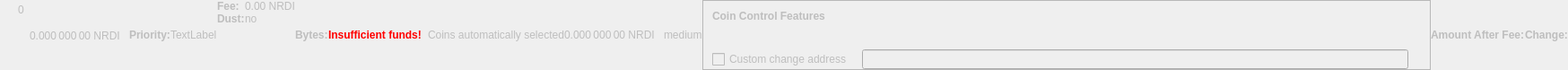
    <widget class="QWidget" name="dummyHideWidget" native="true">
     <property name="enabled">
      <bool>false</bool>
     </property>
     <property name="maximumSize">
      <size>
       <width>100</width>
       <height>22</height>
      </size>
     </property>
     <layout class="QHBoxLayout" name="dummyHideLayout">
      <property name="spacing">
       <number>0</number>
      </property>
      <property name="margin">
       <number>0</number>
      </property>
      <item>
       <layout class="QFormLayout" name="formLayoutCoinControl1">
        <property name="horizontalSpacing">
         <number>10</number>
        </property>
        <property name="verticalSpacing">
         <number>14</number>
        </property>
        <property name="leftMargin">
         <number>10</number>
        </property>
        <property name="topMargin">
         <number>4</number>
        </property>
        <property name="rightMargin">
         <number>6</number>
        </property>
        <item row="0" column="1">
         <widget class="QLabel" name="labelCoinControlBytes">
          <property name="cursor">
           <cursorShape>IBeamCursor</cursorShape>
          </property>
          <property name="contextMenuPolicy">
           <enum>Qt::ActionsContextMenu</enum>
          </property>
          <property name="text">
           <string notr="true">0</string>
          </property>
          <property name="textInteractionFlags">
           <set>Qt::LinksAccessibleByMouse|Qt::TextSelectableByKeyboard|Qt::TextSelectableByMouse</set>
          </property>
         </widget>
        </item>
       </layout>
      </item>
      <item>
       <widget class="QLabel" name="labelCoinControlAfterFee">
        <property name="enabled">
         <bool>false</bool>
        </property>
        <property name="sizePolicy">
         <sizepolicy hsizetype="Fixed" vsizetype="Fixed">
          <horstretch>0</horstretch>
          <verstretch>0</verstretch>
         </sizepolicy>
        </property>
        <property name="minimumSize">
         <size>
          <width>111</width>
          <height>12</height>
         </size>
        </property>
        <property name="maximumSize">
         <size>
          <width>111</width>
          <height>12</height>
         </size>
        </property>
        <property name="cursor">
         <cursorShape>IBeamCursor</cursorShape>
        </property>
        <property name="contextMenuPolicy">
         <enum>Qt::ActionsContextMenu</enum>
        </property>
        <property name="text">
         <string notr="true">0.000 000 00 NRDI</string>
        </property>
        <property name="textInteractionFlags">
         <set>Qt::LinksAccessibleByMouse|Qt::TextSelectableByKeyboard|Qt::TextSelectableByMouse</set>
        </property>
       </widget>
      </item>
      <item>
       <widget class="QLabel" name="labelCoinControlPriorityText">
        <property name="enabled">
         <bool>false</bool>
        </property>
        <property name="font">
         <font>
          <weight>75</weight>
          <bold>true</bold>
         </font>
        </property>
        <property name="text">
         <string>Priority:</string>
        </property>
       </widget>
      </item>
      <item>
       <layout class="QHBoxLayout" name="horizontalLayout">
        <item>
         <widget class="QLabel" name="WarningLabel">
          <property name="text">
           <string>TextLabel</string>
          </property>
         </widget>
        </item>
       </layout>
      </item>
      <item>
       <layout class="QFormLayout" name="formLayoutCoinControl3">
        <property name="horizontalSpacing">
         <number>0</number>
        </property>
        <property name="verticalSpacing">
         <number>0</number>
        </property>
        <property name="leftMargin">
         <number>0</number>
        </property>
        <property name="topMargin">
         <number>0</number>
        </property>
        <property name="rightMargin">
         <number>0</number>
        </property>
        <item row="0" column="0">
         <widget class="QLabel" name="labelCoinControlFeeText">
          <property name="enabled">
           <bool>false</bool>
          </property>
          <property name="font">
           <font>
            <weight>75</weight>
            <bold>true</bold>
           </font>
          </property>
          <property name="text">
           <string>Fee:</string>
          </property>
          <property name="margin">
           <number>0</number>
          </property>
         </widget>
        </item>
        <item row="0" column="1">
         <widget class="QLabel" name="labelCoinControlFee">
          <property name="enabled">
           <bool>false</bool>
          </property>
          <property name="cursor">
           <cursorShape>IBeamCursor</cursorShape>
          </property>
          <property name="contextMenuPolicy">
           <enum>Qt::ActionsContextMenu</enum>
          </property>
          <property name="text">
           <string notr="true">0.00 NRDI</string>
          </property>
          <property name="textInteractionFlags">
           <set>Qt::LinksAccessibleByMouse|Qt::TextSelectableByKeyboard|Qt::TextSelectableByMouse</set>
          </property>
         </widget>
        </item>
        <item row="1" column="0">
         <widget class="QLabel" name="labelCoinControlLowOutputText">
          <property name="enabled">
           <bool>false</bool>
          </property>
          <property name="font">
           <font>
            <weight>75</weight>
            <bold>true</bold>
           </font>
          </property>
          <property name="text">
           <string>Dust:</string>
          </property>
         </widget>
        </item>
        <item row="1" column="1">
         <widget class="QLabel" name="labelCoinControlLowOutput">
          <property name="enabled">
           <bool>false</bool>
          </property>
          <property name="cursor">
           <cursorShape>IBeamCursor</cursorShape>
          </property>
          <property name="contextMenuPolicy">
           <enum>Qt::ActionsContextMenu</enum>
          </property>
          <property name="text">
           <string>no</string>
          </property>
          <property name="textInteractionFlags">
           <set>Qt::LinksAccessibleByMouse|Qt::TextSelectableByKeyboard|Qt::TextSelectableByMouse</set>
          </property>
         </widget>
        </item>
       </layout>
      </item>
      <item>
       <widget class="QLabel" name="labelCoinControlBytesText">
        <property name="enabled">
         <bool>false</bool>
        </property>
        <property name="font">
         <font>
          <weight>75</weight>
          <bold>true</bold>
         </font>
        </property>
        <property name="text">
         <string>Bytes:</string>
        </property>
       </widget>
      </item>
      <item>
       <layout class="QFormLayout" name="formLayoutCoinControl2">
        <property name="horizontalSpacing">
         <number>0</number>
        </property>
        <property name="verticalSpacing">
         <number>0</number>
        </property>
        <property name="leftMargin">
         <number>0</number>
        </property>
        <property name="topMargin">
         <number>0</number>
        </property>
        <property name="rightMargin">
         <number>0</number>
        </property>
       </layout>
      </item>
      <item>
       <layout class="QHBoxLayout" name="horizontalLayoutCoinControl2">
        <property name="spacing">
         <number>0</number>
        </property>
        <property name="bottomMargin">
         <number>0</number>
        </property>
       </layout>
      </item>
      <item>
       <widget class="QLabel" name="labelCoinControlInsuffFunds">
        <property name="enabled">
         <bool>false</bool>
        </property>
        <property name="minimumSize">
         <size>
          <width>0</width>
          <height>0</height>
         </size>
        </property>
        <property name="font">
         <font>
          <weight>75</weight>
          <bold>true</bold>
         </font>
        </property>
        <property name="styleSheet">
         <string notr="true">color:red;font-weight:bold;</string>
        </property>
        <property name="text">
         <string>Insufficient funds!</string>
        </property>
        <property name="margin">
         <number>5</number>
        </property>
       </widget>
      </item>
      <item>
       <layout class="QFormLayout" name="formLayoutCoinControl4">
        <property name="horizontalSpacing">
         <number>0</number>
        </property>
        <property name="verticalSpacing">
         <number>0</number>
        </property>
        <property name="leftMargin">
         <number>0</number>
        </property>
        <property name="topMargin">
         <number>0</number>
        </property>
        <property name="rightMargin">
         <number>0</number>
        </property>
       </layout>
      </item>
      <item>
       <widget class="QLabel" name="labelCoinControlChangeLabel">
        <property name="enabled">
         <bool>false</bool>
        </property>
        <property name="sizePolicy">
         <sizepolicy hsizetype="Preferred" vsizetype="Expanding">
          <horstretch>0</horstretch>
          <verstretch>0</verstretch>
         </sizepolicy>
        </property>
        <property name="minimumSize">
         <size>
          <width>0</width>
          <height>0</height>
         </size>
        </property>
        <property name="text">
         <string/>
        </property>
        <property name="margin">
         <number>3</number>
        </property>
       </widget>
      </item>
      <item>
       <widget class="QLabel" name="labelCoinControlAutomaticallySelected">
        <property name="enabled">
         <bool>false</bool>
        </property>
        <property name="sizePolicy">
         <sizepolicy hsizetype="Fixed" vsizetype="Fixed">
          <horstretch>0</horstretch>
          <verstretch>0</verstretch>
         </sizepolicy>
        </property>
        <property name="minimumSize">
         <size>
          <width>0</width>
          <height>0</height>
         </size>
        </property>
        <property name="maximumSize">
         <size>
          <width>240</width>
          <height>16777215</height>
         </size>
        </property>
        <property name="text">
         <string>Coins automatically selected</string>
        </property>
        <property name="margin">
         <number>5</number>
        </property>
       </widget>
      </item>
      <item>
       <widget class="QLabel" name="labelCoinControlChange">
        <property name="enabled">
         <bool>false</bool>
        </property>
        <property name="sizePolicy">
         <sizepolicy hsizetype="Fixed" vsizetype="Fixed">
          <horstretch>0</horstretch>
          <verstretch>0</verstretch>
         </sizepolicy>
        </property>
        <property name="minimumSize">
         <size>
          <width>111</width>
          <height>0</height>
         </size>
        </property>
        <property name="maximumSize">
         <size>
          <width>111</width>
          <height>16777215</height>
         </size>
        </property>
        <property name="cursor">
         <cursorShape>IBeamCursor</cursorShape>
        </property>
        <property name="contextMenuPolicy">
         <enum>Qt::ActionsContextMenu</enum>
        </property>
        <property name="text">
         <string notr="true">0.000 000 00 NRDI</string>
        </property>
        <property name="textInteractionFlags">
         <set>Qt::LinksAccessibleByMouse|Qt::TextSelectableByKeyboard|Qt::TextSelectableByMouse</set>
        </property>
       </widget>
      </item>
      <item>
       <widget class="QLabel" name="labelCoinControlPriority">
        <property name="enabled">
         <bool>false</bool>
        </property>
        <property name="cursor">
         <cursorShape>IBeamCursor</cursorShape>
        </property>
        <property name="contextMenuPolicy">
         <enum>Qt::ActionsContextMenu</enum>
        </property>
        <property name="text">
         <string>medium</string>
        </property>
        <property name="textInteractionFlags">
         <set>Qt::LinksAccessibleByMouse|Qt::TextSelectableByKeyboard|Qt::TextSelectableByMouse</set>
        </property>
       </widget>
      </item>
      <item>
       <widget class="QFrame" name="frameCoinControl">
        <property name="sizePolicy">
         <sizepolicy hsizetype="Expanding" vsizetype="Expanding">
          <horstretch>0</horstretch>
          <verstretch>0</verstretch>
         </sizepolicy>
        </property>
        <property name="maximumSize">
         <size>
          <width>16777215</width>
          <height>16777215</height>
         </size>
        </property>
        <property name="frameShape">
         <enum>QFrame::StyledPanel</enum>
        </property>
        <property name="frameShadow">
         <enum>QFrame::Sunken</enum>
        </property>
        <layout class="QVBoxLayout" name="verticalLayoutCoinControl2_2">
         <property name="spacing">
          <number>0</number>
         </property>
         <property name="margin">
          <number>0</number>
         </property>
         <item>
          <layout class="QVBoxLayout" name="verticalLayoutCoinControl" stretch="0,0,0,1">
           <property name="spacing">
            <number>0</number>
           </property>
           <property name="leftMargin">
            <number>10</number>
           </property>
           <property name="topMargin">
            <number>10</number>
           </property>
           <item>
            <layout class="QHBoxLayout" name="horizontalLayoutCoinControl1">
             <property name="bottomMargin">
              <number>15</number>
             </property>
             <item>
              <widget class="QLabel" name="labelCoinControlFeatures">
               <property name="enabled">
                <bool>false</bool>
               </property>
               <property name="sizePolicy">
                <sizepolicy hsizetype="Preferred" vsizetype="Maximum">
                 <horstretch>0</horstretch>
                 <verstretch>0</verstretch>
                </sizepolicy>
               </property>
               <property name="font">
                <font>
                 <weight>75</weight>
                 <bold>true</bold>
                </font>
               </property>
               <property name="styleSheet">
                <string notr="true">font-weight:bold;</string>
               </property>
               <property name="text">
                <string>Coin Control Features</string>
               </property>
              </widget>
             </item>
            </layout>
           </item>
           <item>
            <widget class="QWidget" name="widgetCoinControl" native="true">
             <property name="sizePolicy">
              <sizepolicy hsizetype="Preferred" vsizetype="Preferred">
               <horstretch>0</horstretch>
               <verstretch>0</verstretch>
              </sizepolicy>
             </property>
             <property name="minimumSize">
              <size>
               <width>0</width>
               <height>0</height>
              </size>
             </property>
             <property name="styleSheet">
              <string notr="true"/>
             </property>
             <layout class="QHBoxLayout" name="horizontalLayoutCoinControl5_2">
              <property name="margin">
               <number>0</number>
              </property>
              <item>
               <layout class="QHBoxLayout" name="horizontalLayoutCoinControl3">
                <property name="spacing">
                 <number>20</number>
                </property>
                <property name="topMargin">
                 <number>0</number>
                </property>
                <property name="bottomMargin">
                 <number>10</number>
                </property>
               </layout>
              </item>
             </layout>
            </widget>
           </item>
           <item>
            <layout class="QHBoxLayout" name="horizontalLayoutCoinControl4" stretch="0,0,0">
             <property name="spacing">
              <number>12</number>
             </property>
             <property name="sizeConstraint">
              <enum>QLayout::SetDefaultConstraint</enum>
             </property>
             <property name="topMargin">
              <number>5</number>
             </property>
             <property name="rightMargin">
              <number>5</number>
             </property>
             <item>
              <widget class="QCheckBox" name="checkBoxCoinControlChange">
               <property name="enabled">
                <bool>false</bool>
               </property>
               <property name="toolTip">
                <string>If this is activated, but the change address is empty or invalid, change will be sent to a newly generated address.</string>
               </property>
               <property name="text">
                <string>Custom change address</string>
               </property>
              </widget>
             </item>
             <item>
              <widget class="QValidatedLineEdit" name="lineEditCoinControlChange">
               <property name="enabled">
                <bool>false</bool>
               </property>
               <property name="sizePolicy">
                <sizepolicy hsizetype="Expanding" vsizetype="Fixed">
                 <horstretch>0</horstretch>
                 <verstretch>0</verstretch>
                </sizepolicy>
               </property>
              </widget>
             </item>
             <item>
              <widget class="QLabel" name="labelCoinControlChangeLabel_2">
               <property name="sizePolicy">
                <sizepolicy hsizetype="Preferred" vsizetype="Expanding">
                 <horstretch>0</horstretch>
                 <verstretch>0</verstretch>
                </sizepolicy>
               </property>
               <property name="minimumSize">
                <size>
                 <width>0</width>
                 <height>0</height>
                </size>
               </property>
               <property name="text">
                <string/>
               </property>
               <property name="margin">
                <number>3</number>
               </property>
              </widget>
             </item>
            </layout>
           </item>
           <item>
            <spacer name="verticalSpacerCoinControl">
             <property name="orientation">
              <enum>Qt::Vertical</enum>
             </property>
             <property name="sizeHint" stdset="0">
              <size>
               <width>800</width>
               <height>1</height>
              </size>
             </property>
            </spacer>
           </item>
          </layout>
         </item>
        </layout>
       </widget>
      </item>
      <item>
       <widget class="QLabel" name="labelCoinControlAfterFeeText">
        <property name="enabled">
         <bool>false</bool>
        </property>
        <property name="minimumSize">
         <size>
          <width>0</width>
          <height>0</height>
         </size>
        </property>
        <property name="maximumSize">
         <size>
          <width>16777215</width>
          <height>16777215</height>
         </size>
        </property>
        <property name="font">
         <font>
          <weight>75</weight>
          <bold>true</bold>
         </font>
        </property>
        <property name="text">
         <string>Amount After Fee:</string>
        </property>
        <property name="alignment">
         <set>Qt::AlignLeading|Qt::AlignLeft|Qt::AlignVCenter</set>
        </property>
        <property name="margin">
         <number>0</number>
        </property>
       </widget>
      </item>
      <item>
       <widget class="QLabel" name="labelCoinControlChangeText">
        <property name="enabled">
         <bool>false</bool>
        </property>
        <property name="sizePolicy">
         <sizepolicy hsizetype="Preferred" vsizetype="Preferred">
          <horstretch>0</horstretch>
          <verstretch>0</verstretch>
         </sizepolicy>
        </property>
        <property name="minimumSize">
         <size>
          <width>0</width>
          <height>0</height>
         </size>
        </property>
        <property name="maximumSize">
         <size>
          <width>16777215</width>
          <height>16777215</height>
         </size>
        </property>
        <property name="font">
         <font>
          <weight>75</weight>
          <bold>true</bold>
         </font>
        </property>
        <property name="text">
         <string>Change:</string>
        </property>
        <property name="alignment">
         <set>Qt::AlignLeading|Qt::AlignLeft|Qt::AlignVCenter</set>
        </property>
       </widget>
      </item>
     </layout>
    </widget>
